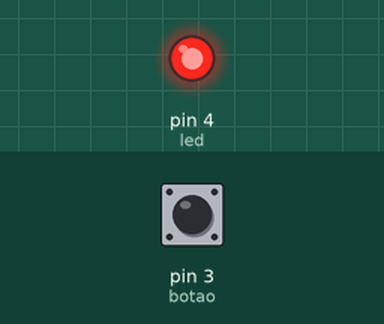
This sketch was run on a simulated Arduino Uno, built with avr-gcc and run on an emulated ATmega328P. Parts: output pins drawn as LEDs (lit = HIGH). The test bench sets the inputs (shaded band); at power-on: pin 3 (botao) LOW.

Above: at 1.2 s.
1.3 s: pin 3 (botao) pulled HIGH for 3.2 s
At 1.8 s:
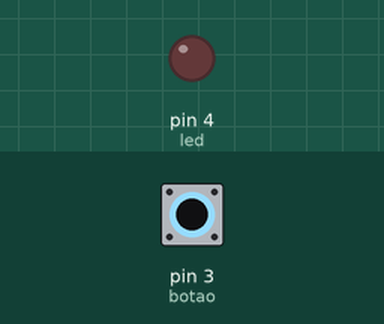
6.8 s: pin 3 (botao) pulled HIGH for 0.15 s
At 9.6 s:
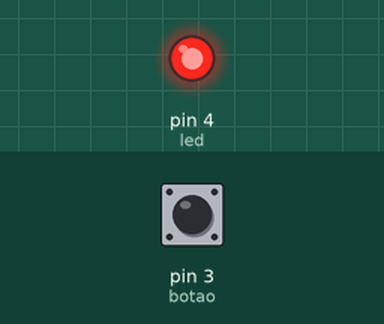
9.9 s: pin 3 (botao) pulled HIGH for 1 s
At 10.8 s:
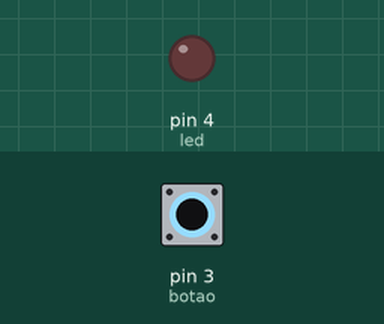
Timing chart, 0 to 13.4 s (numbered marks = the images above; inputs shaded):
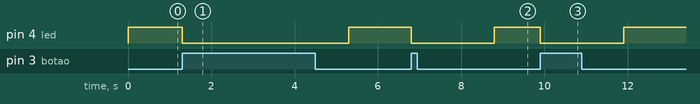

Measured:
- after the input at 1.3 s, pin 4 (led): HIGH → LOW at once, → HIGH 4.0 s later
- after the input at 6.8 s, pin 4 (led): HIGH → LOW at once, → HIGH 2.0 s later
- after the input at 9.9 s, pin 4 (led): HIGH → LOW at once, → HIGH 2.0 s later

The sketch:

sketch.ino
```cpp
int led = 4;
int botao = 3;
int estadoBotao = 0;
int contador = 0;

void setup () {
  pinMode(led, OUTPUT);
  pinMode(botao, INPUT);
}

void loop () {
  estadoBotao = digitalRead(botao);
  digitalWrite(led, HIGH);
  if (estadoBotao == HIGH) {
    contador++;
    if (contador > 4) {
      digitalWrite(led, LOW);
      delay(2000);
      contador = 0;
    }
  }
}
```
